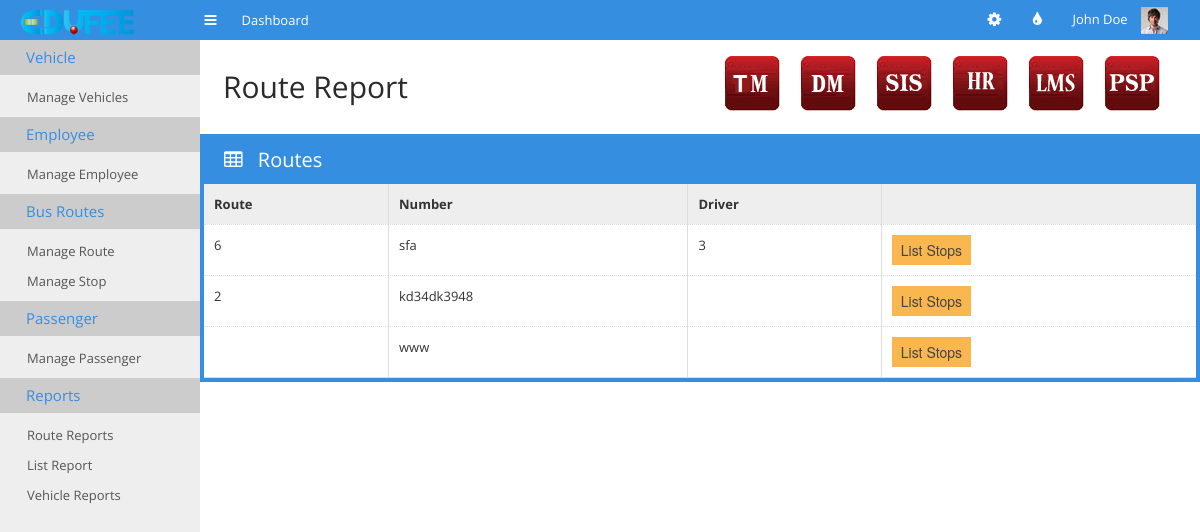
The app's page /routedetails.php, older data.
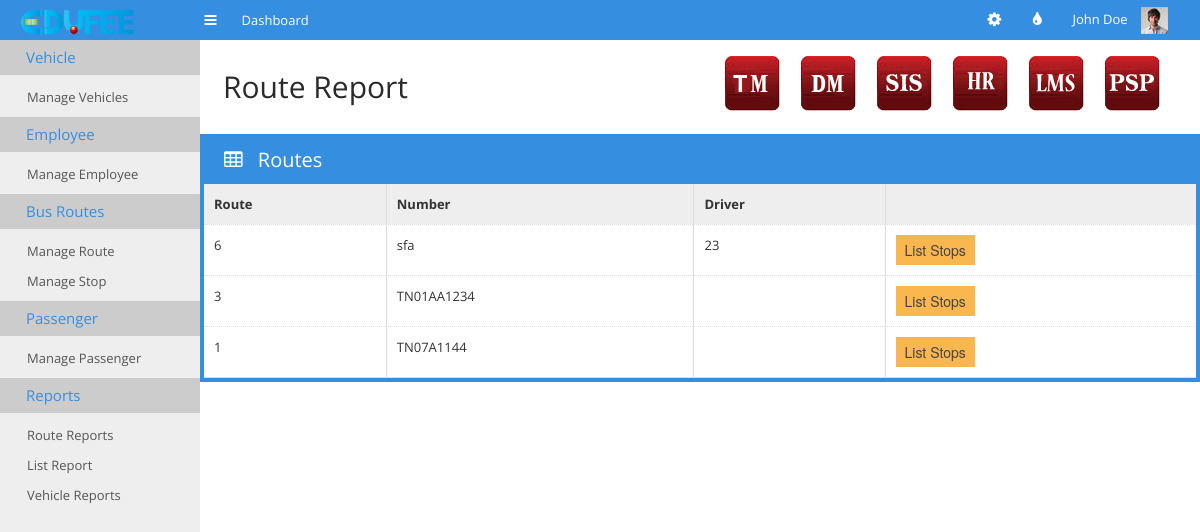
The same page, newer data.
### tables this page shows
CREATE TABLE IF NOT EXISTS `tm_vehicle_details` (
  `number` varchar(20) DEFAULT NULL,
  `type` text,
  `capacity` int(11) DEFAULT NULL,
  `vehicle_condition` text,
  `vehicle_status` text,
  `route` int(11) DEFAULT NULL,
  `driver` int(11) DEFAULT NULL,
  `conductor` int(11) DEFAULT NULL
);

### routedetails.php (the view, shortened to what this page needs)
<!doctype html>
<html>
<head>
    <link rel="stylesheet" href="css/bootstrap.min.css">
    <link rel="stylesheet" href="css/bootstrap-responsive.min.css">
    <link rel="stylesheet" href="css/plugins/jquery-ui/smoothness/jquery-ui.css">
    <link rel="stylesheet" href="css/plugins/jquery-ui/smoothness/jquery.ui.theme.css">
    <link rel="stylesheet" href="css/style.css">
    <link rel="stylesheet" href="css/themes.css">
</head>
<body>
<div id="navigation">
    <div class="container-fluid">
        <a href="#" id="brand"></a>
        <a href="#" class="toggle-nav" rel="tooltip" data-placement="bottom" title="Toggle navigation"><i class="icon-reorder"></i></a>
        <ul class='main-nav'>
            <li>
                <a href="index.html">
                    <span>Dashboard</span>
                </a>
            </li>
        </ul>
        <div class="user">
            <ul class="icon-nav">
                <li class="dropdown sett">
                    <a href="#" class='dropdown-toggle' data-toggle="dropdown"><i class="icon-cog"></i></a>
                </li>
                <li class='dropdown colo'>
                    <a href="#" class='dropdown-toggle' data-toggle="dropdown"><i class="icon-tint"></i></a>
                </li>
            </ul>
            <div class="dropdown">
                <a href="#" class='dropdown-toggle' data-toggle="dropdown">John Doe <img src="img/demo/user-avatar.jpg" alt=""></a>
            </div>
        </div>
    </div>
</div>
<div class="container-fluid" id="content">
    <?php
    require_once "cms.php";
    printLeft();
    ?>
    <div id="main">
        <div class="container-fluid">
            <div class="page-header">
                <div class="pull-left">
                    <h1>Route Report</h1>
                </div>
                <div class="pull-right">
                    <ul class="minitiles" style="display:inline !important;">
                        <li><a href="tm_main.html"><img src="img/tm_icon.png" alt=""></a></li>
                        <li><a href="http://www.edufee.com/subscribe_donation/"><img src="img/dm_icon.png" alt=""></a></li>
                        <li> <a href="http://www.edufee.com/SIS/home/"><img src="img/sis_icon.png" alt="" style="border:none;" border="0"/></a> </li>
                        <li><a href="http://www.edufee.com/hrm/symfony/web/index.php/admin/LandingPage"><img src="img/hr_icon.png" alt=""></a></li>
                        <li> <a href="http://www.edufee.com/openbiblio/catalog/home.php"><img src="img/lms_icon.png" alt="" style="border:none;" border="0"/></a> </li>
                        <li><a href="http://www.edufee.com/psp_dashboard/psp"><img src="img/psp_icon.png" alt="" border="0"/>
                            </a></li>
                    </ul>
                </div>
            </div>
        </div>
        <div class="row-fluid">
            <div class="span12">
                <div class="box box-color box-bordered">
                    <div class="box-title">
                        <h3>
                            <i class="icon-table"></i>
                            Routes
                        </h3>
                    </div>
                    <div class="box-content nopadding">
                        <table class="table table-hover table-nomargin table-bordered">
                            <thead>
                            <tr>
                                <th>Route</th>
                                <th>Number</th>
                                <th class='hidden-350'>Driver</th>
                                <th></th>
                            </tr>
                            </thead>
                            <tbody>
                            <?php
                            require_once "datas.php";
                            $dbconnection = connectSQL($dbdetails);
                            if(mysqli_connect_errno())
                            {
                                echo "db_connection_fail";
                            }
                            else
                            {
                                $sql="select * from tm_vehicle_details";
                                $result=mysqli_query($dbconnection,$sql);
                                while($row=mysqli_fetch_array($result))
                                {
                                    echo '<tr><td>'.$row['route'].'</td><td>'.$row['number'].'</td><td class="hidden-350">'
                                    .$row['driver'].'</td><td><button class="list btn btn-warning" value="'.$row['route'].'">List Stops</button>
                                    </td></tr>';
                                }
                            }
                            ?>
                            </tbody>
                        </table>
                    </div>
                </div>
            </div>
        </div>
    </div>
    </div>
</body>
</html>

### cms.php
<?php
function printLeft(){?>
<div id="left">
        <div class="subnav">
            <div class="subnav-title">
                <a href="#" class='toggle-subnav'><i class="icon-angle-down"></i><span>Vehicle</span></a>
            </div>
            <ul class="subnav-menu">
                <li>
                    <a href="tm-manage-vehicles.php">Manage Vehicles</a>
                </li>
            </ul>
        </div>
    <div class="subnav">
        <div class="subnav-title">
            <a href="#" class='toggle-subnav'><i class="icon-angle-down"></i><span>Employee</span></a>
        </div>
        <ul class="subnav-menu">
            <li>
                <a href="tm-manage-employee.php">Manage Employee</a>
            </li>
        </ul>
    </div>
        <div class="subnav">
            <div class="subnav-title">
                <a href="#" class='toggle-subnav'><i class="icon-angle-down"></i><span>Bus Routes</span></a>
            </div>
            <ul class="subnav-menu">
                <li>
                    <a href="tm-manage-routes.php">Manage Route</a>
                </li>
                <li>
                    <a href="tm-manage-stop.php">Manage Stop</a>
                </li>
            </ul>
        </div>
        <div class="subnav">
            <div class="subnav-title">
                <a href="#" class='toggle-subnav'><i class="icon-angle-down"></i><span>Passenger</span></a>
            </div>
            <ul class="subnav-menu">
                <li>
                    <a href="tm-manage-passenger.php">Manage Passenger</a>
                </li>
            </ul>
        </div>
        <div class="subnav">
            <div class="subnav-title">
                <a href="#" class='toggle-subnav'><i class="icon-angle-down"></i><span>Reports</span></a>
            </div>
            <ul class="subnav-menu">
                <li>
                    <a href="routedetails.php">Route Reports</a>
                </li>
                <li>
                    <a href="liststops.php">List Report</a>
                </li>
                <li>
                    <a href="vehiclereport.php">Vehicle Reports</a>
                </li>
            </ul>
        </div>
    </div>
<?php
}?>

Row changes from the older to the newer data that the page shows:
removed tm_vehicle_details: route "2", number "kd34dk3948"
removed tm_vehicle_details: number "www"
changed tm_vehicle_details "6": driver "3" → "23"
added tm_vehicle_details: route "3", number "TN01AA1234"
added tm_vehicle_details: route "1", number "TN07A1144"
